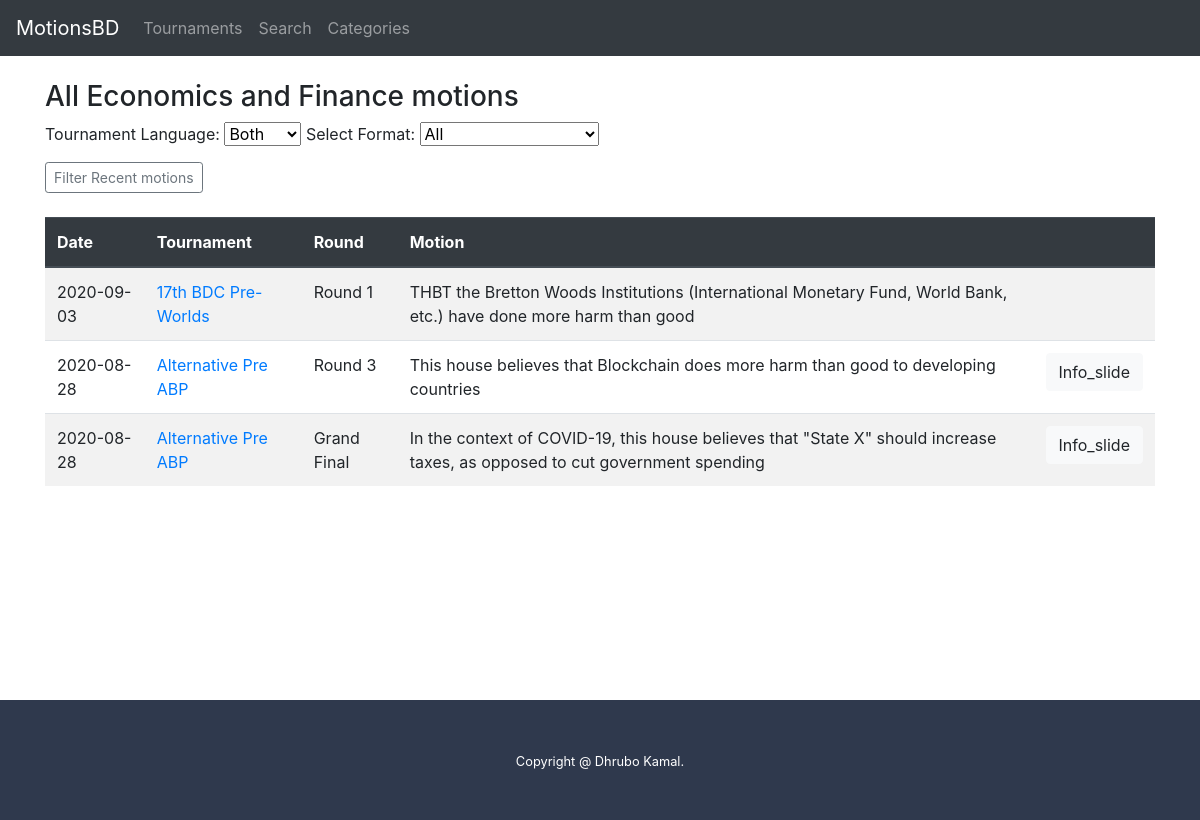
Screenshot of /categories/1 with the database file from the repository.
### dir/models.py (models this page shows, shortened)
class Category(models.Model):
    category_text = models.CharField(max_length=50)
    alt_text = models.CharField(max_length=200, blank=True)
    def __str__(self):
        return self.category_text

class Motion (models.Model):
    motion_text = models.CharField(max_length=1000)
    info_slide = models.CharField(max_length=9000, blank=True)
    tournament = models.ForeignKey(Tournament, on_delete=models.CASCADE)
    round = models.CharField(max_length=30)
    category = models.ForeignKey(Category,on_delete=models.CASCADE, null=True, blank=True)

class Tournament (models.Model):
    tournament_name = models.CharField(max_length=250)
    lang = models.CharField(max_length=2, choices=[('bn', 'Bangla'), ('en', 'English')])
    format = models.CharField(max_length=3, choices=[('ap', 'AP'), ('bp', 'BP'), ('3v3', '3v3')])
    date = models.DateField()
    def __str__(self):
        return self.tournament_name

### dir/views.py (the view)
# urls.py: path('categories/<int:category_id>', views.category_all, name='category_all'),
def category_all(request, category_id):
    all_motions = Motion.objects.filter(category=category_id).order_by('-tournament__date')
    ln = request.GET.get('Lang')
    fmt = request.GET.get('Format')
    if ln and ln != 'both':
        all_motions = all_motions.filter(tournament__lang=ln).order_by('-tournament__date')
    if fmt and fmt != 'all':
        all_motions = all_motions.filter(tournament__format=fmt).order_by('-tournament__date')
    context = {'all_motions': all_motions, 'ln': ln, 'fmt': fmt, 'category': Category.objects.get(pk=category_id)}
    return render(request, 'dir/category_all.html', context)

### dir/templates/dir/category_all.html
{% extends 'dir/base.html' %}
{% block content %}
<h3> All {{ category }} motions </h3>
    {% include 'dir/filter.html' %}
    {% include 'dir/motiontable.html' %}
{% endblock %}

### dir/templates/dir/motiontable.html (shortened to what this page needs)
{% if all_motions %}
    <table class="table table-striped ">
        <thead class="thead-dark">
        <tr>
            <th scope="col"> Date </th>
            <th scope="col"> Tournament  </th>
            <th scope="col"> Round </th>
            <th scope="col"> Motion </th>
            <th scope="col"> </th>
        </tr>
        </thead>
        <tbody>
        {% for motion in all_motions %}
                <tr>
                    <td> {{ motion.tournament.date |date:"Y-m-d" }} </td>
                    <td> <a href="{% url 'tournament_details' motion.tournament.id %}"> {{ motion.tournament }} </a> </td>
                    <td> {{ motion.round }} </td>
                    <td> {{ motion.motion_text }} </td>
                    <td>
                        {% if motion.info_slide.strip  %}
                            <button type="button" class="btn btn-light" data-toggle="modal" data-target="#id{{ motion.id }}">
                                Info_slide
                            </button>
                        {% endif %}
                    </td>
                </tr>
            {% endfor %}
        </tbody>
    </table>
{% else %}
    <h6> No motion to show , <a href="{% url 'index' %}"> Go back to home </a> </h6>
{% endif %}

### dir/templates/dir/base.html (style rules this page uses)
a:link { text-decoration: none; }

### rows the page displays
Category: category_text "Economics and Finance"
Motion: tournament "2020-09-03", tournament "17th BDC Pre-Worlds", round "Round 1", motion_text "THBT the Bretton Woods Institutions (International Monetary Fund, World Bank, etc.) have done more harm than good"
Motion: tournament "2020-08-28", tournament "Alternative Pre ABP", round "Round 3", motion_text "This house believes that Blockchain does more harm than good to developing countries"
Motion: tournament "2020-08-28", tournament "Alternative Pre ABP", round "Grand Final", motion_text "In the context of COVID-19, this house believes that \"State X\" should increase taxes, as opposed to cut government spending"
